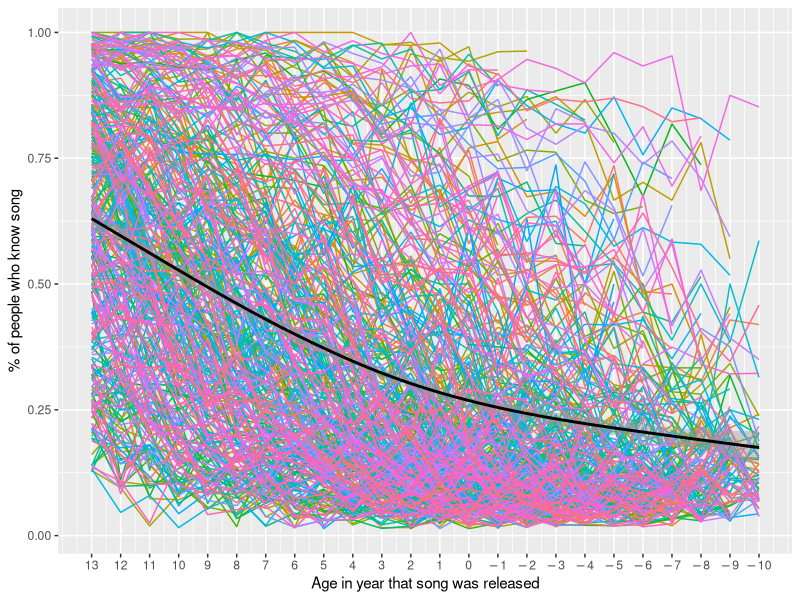
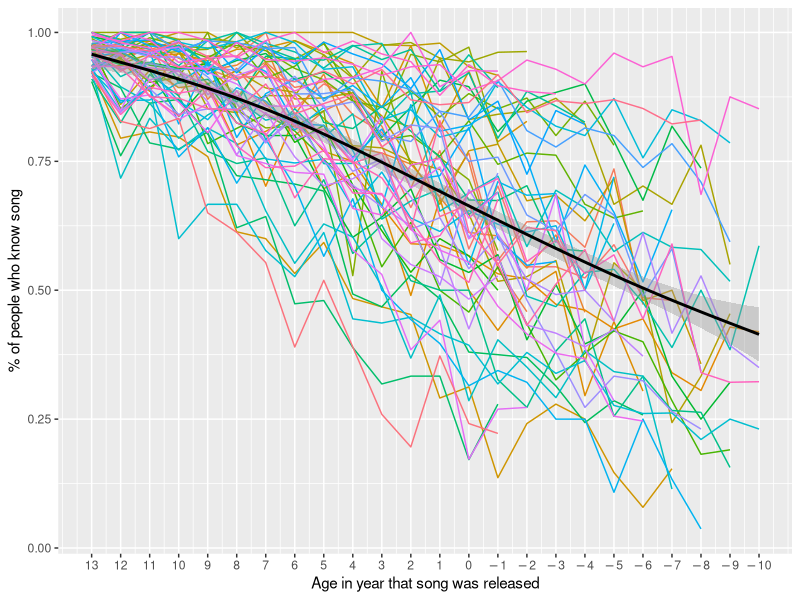
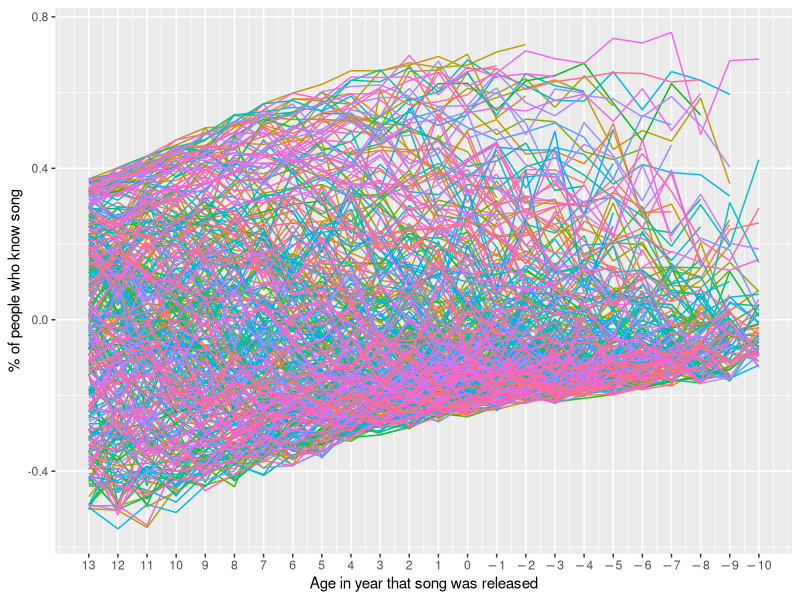

Write R code to recreate these figures, in order.
## ---- chunk 1
knitr::opts_chunk$set(echo = TRUE)
library(tidyverse)

recognition.data <- read_csv("time_series_90s_d3_13_15_averaged_july_22.csv")
rec <- read_csv("time_series_90s_july13.csv")
rec[rec == 0] <- NA
## ---- chunk 2
flip_sign <- function(l) {
     l <- as.numeric(l)*(-1)
     parse(text=l)
}
## ---- chunk 3
rec %>%
    pivot_longer(c(`-13`, `-12`, `-11`, `-10`, `-9`, `-8`, `-7`, `-6`, `-5`, `-4`, `-3`, `-2`, `-1`, `0`, `1`, `2`, `3`, `4`, `5`, `6`, `7`, `8`, `9`, `10`),
                 names_to = "generation", values_to = "recognition") %>%
    transmute(song = artist_song, generation = generation, recognition = recognition) %>%
    filter(!is.na(recognition)) %>%
    ggplot() +
    geom_line(aes(x = as.numeric(generation), recognition, color = song)) +
    geom_smooth(aes(as.numeric(generation), recognition), color = "black") +
    scale_x_continuous(breaks = seq(-13, 10, by = 1), labels = flip_sign) +
    theme(legend.position = "none") +
    labs(x = "Age in year that song was released",
         y = "% of people who know song")

rec %>%
    filter(`-13` >= .9) %>%
    pivot_longer(c(`-13`, `-12`, `-11`, `-10`, `-9`, `-8`, `-7`, `-6`, `-5`, `-4`, `-3`, `-2`, `-1`, `0`, `1`, `2`, `3`, `4`, `5`, `6`, `7`, `8`, `9`, `10`),
                 names_to = "generation", values_to = "recognition") %>%
    transmute(song = artist_song, generation = generation, recognition = recognition) %>%
    filter(!is.na(recognition)) %>%
    ggplot() +
    geom_line(aes(x = as.numeric(generation), recognition, color = song)) +
    geom_smooth(aes(as.numeric(generation), recognition), color = "black") +
    scale_x_continuous(breaks = seq(-13, 10, by = 1), labels = flip_sign) +
    theme(legend.position = "none") +
    labs(x = "Age in year that song was released",
         y = "% of people who know song")
## ---- chunk 4
avg.table <- summarize(rec, 
                       `-13`=mean(`-13`, na.rm = TRUE),
                       `-12`=mean(`-12`, na.rm = TRUE),
                       `-11`=mean(`-11`, na.rm = TRUE),
                       `-10`=mean(`-10`, na.rm = TRUE),
                       `-9`=mean(`-9`, na.rm = TRUE),
                       `-8`=mean(`-8`, na.rm = TRUE),
                       `-7`=mean(`-7`, na.rm = TRUE),
                       `-6`=mean(`-6`, na.rm = TRUE),
                       `-5`=mean(`-5`, na.rm = TRUE),
                       `-4`=mean(`-4`, na.rm = TRUE),
                       `-3`=mean(`-3`, na.rm = TRUE),
                       `-2`=mean(`-2`, na.rm = TRUE),
                       `-1`=mean(`-1`, na.rm = TRUE),
                       `0`=mean(`0`, na.rm = TRUE),
                       `1`=mean(`1`, na.rm = TRUE),
                       `2`=mean(`2`, na.rm = TRUE),
                       `3`=mean(`3`, na.rm = TRUE),
                       `4`=mean(`4`, na.rm = TRUE),
                       `5`=mean(`5`, na.rm = TRUE),
                       `6`=mean(`6`, na.rm = TRUE),
                       `7`=mean(`7`, na.rm = TRUE),
                       `8`=mean(`8`, na.rm = TRUE),
                       `9`=mean(`9`, na.rm = TRUE),
                       `10`=mean(`10`, na.rm = TRUE))

avgs <- c()
avgs["-13"] = mean(rec$`-13`, na.rm = TRUE)
avgs["-12"] = mean(rec$`-12`, na.rm = TRUE)
avgs["-11"] = mean(rec$`-11`, na.rm = TRUE)
avgs["-10"] = mean(rec$`-10`, na.rm = TRUE)
avgs["-9"] = mean(rec$`-9`, na.rm = TRUE)
avgs["-8"] = mean(rec$`-8`, na.rm = TRUE)
avgs["-7"] = mean(rec$`-7`, na.rm = TRUE)
avgs["-6"] = mean(rec$`-6`, na.rm = TRUE)
avgs["-5"] = mean(rec$`-5`, na.rm = TRUE)
avgs["-4"] = mean(rec$`-4`, na.rm = TRUE)
avgs["-3"] = mean(rec$`-3`, na.rm = TRUE)
avgs["-2"] = mean(rec$`-2`, na.rm = TRUE)
avgs["-1"] = mean(rec$`-1`, na.rm = TRUE)
avgs["0"] = mean(rec$`0`, na.rm = TRUE)
avgs["1"] = mean(rec$`1`, na.rm = TRUE)
avgs["2"] = mean(rec$`2`, na.rm = TRUE)
avgs["3"] = mean(rec$`3`, na.rm = TRUE)
avgs["4"] = mean(rec$`4`, na.rm = TRUE)
avgs["5"] = mean(rec$`5`, na.rm = TRUE)
avgs["6"] = mean(rec$`6`, na.rm = TRUE)
avgs["7"] = mean(rec$`7`, na.rm = TRUE)
avgs["8"] = mean(rec$`8`, na.rm = TRUE)
avgs["9"] = mean(rec$`9`, na.rm = TRUE)
avgs["10"] = mean(rec$`10`, na.rm = TRUE)

rec %>%
    pivot_longer(c(`-13`, `-12`, `-11`, `-10`, `-9`, `-8`, `-7`, `-6`, `-5`, `-4`, `-3`, `-2`, `-1`, `0`, `1`, `2`, `3`, `4`, `5`, `6`, `7`, `8`, `9`, `10`),
                 names_to = "generation", values_to = "recognition") %>%
    transmute(song = artist_song, generation = generation, recognition = recognition) %>%
    filter(!is.na(recognition)) %>%
    mutate(diff = recognition - avgs[as.character(generation)]) %>%
    ggplot() +
    geom_line(aes(x = as.numeric(generation), diff, color = song)) +
    scale_x_continuous(breaks = seq(-13, 10, by = 1), labels = flip_sign) +
    theme(legend.position = "none") +
    labs(x = "Age in year that song was released",
         y = "% of people who know song")
